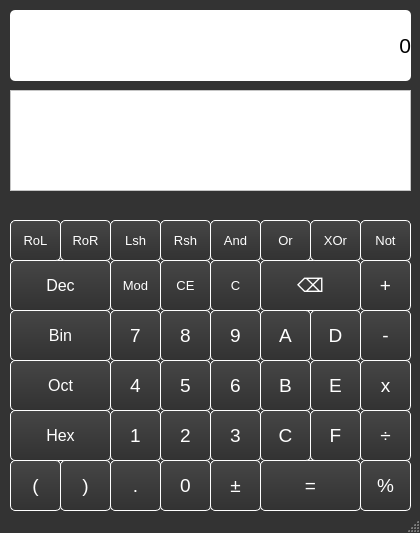
<?xml version="1.0" encoding="UTF-8"?>
<ui version="4.0">
 <class>MainWindow</class>
 <widget class="QMainWindow" name="MainWindow">
  <property name="geometry">
   <rect>
    <x>0</x>
    <y>0</y>
    <width>420</width>
    <height>533</height>
   </rect>
  </property>
  <property name="minimumSize">
   <size>
    <width>420</width>
    <height>515</height>
   </size>
  </property>
  <property name="maximumSize">
   <size>
    <width>16777215</width>
    <height>16777215</height>
   </size>
  </property>
  <property name="windowTitle">
   <string>MainWindow</string>
  </property>
  <property name="autoFillBackground">
   <bool>false</bool>
  </property>
  <property name="styleSheet">
   <string notr="true">QMainWindow#MainWindow{
background-color:#333333;
}

</string>
  </property>
  <widget class="QWidget" name="centralWidget">
   <widget class="QTextBrowser" name="textBrowser">
    <property name="geometry">
     <rect>
      <x>10</x>
      <y>90</y>
      <width>401</width>
      <height>101</height>
     </rect>
    </property>
    <property name="styleSheet">
     <string notr="true">background-color: white;
</string>
    </property>
   </widget>
   <widget class="QLabel" name="Screen">
    <property name="enabled">
     <bool>true</bool>
    </property>
    <property name="geometry">
     <rect>
      <x>10</x>
      <y>10</y>
      <width>401</width>
      <height>71</height>
     </rect>
    </property>
    <property name="font">
     <font>
      <pointsize>36</pointsize>
     </font>
    </property>
    <property name="cursor">
     <cursorShape>ArrowCursor</cursorShape>
    </property>
    <property name="styleSheet">
     <string notr="true">QLabel#Screen{
background-color:white;
border: 2px;
border-radius:5px;
color:black;
font-size:36pt;
}</string>
    </property>
    <property name="text">
     <string>&lt;html&gt;&lt;head/&gt;&lt;body&gt;&lt;p&gt;&lt;span style=&quot; font-size:16pt;&quot;&gt;0&lt;/span&gt;&lt;/p&gt;&lt;/body&gt;&lt;/html&gt;</string>
    </property>
    <property name="textFormat">
     <enum>Qt::AutoText</enum>
    </property>
    <property name="alignment">
     <set>Qt::AlignRight|Qt::AlignTrailing|Qt::AlignVCenter</set>
    </property>
   </widget>
   <widget class="QStackedWidget" name="stackedWidget">
    <property name="geometry">
     <rect>
      <x>10</x>
      <y>200</y>
      <width>401</width>
      <height>311</height>
     </rect>
    </property>
    <property name="styleSheet">
     <string notr="true">background-color:#333333;</string>
    </property>
    <property name="currentIndex">
     <number>0</number>
    </property>
    <widget class="QWidget" name="page">
     <widget class="QPushButton" name="Bt_E">
      <property name="geometry">
       <rect>
        <x>300</x>
        <y>160</y>
        <width>51</width>
        <height>51</height>
       </rect>
      </property>
      <property name="styleSheet">
       <string notr="true">QPushButton:hover{
background-color:#838383;
}

QPushButton:pressed{
background-color:#383838;
}

QPushButton{
background-color: qlineargradient(spread:pad, x1:0, y1:0, x2:0, y2:1,   stop:0 #464646, stop:1 #323232);
border:1px solid white;
border-radius: 5px;
color:white;
font-size:14pt;
}</string>
      </property>
      <property name="text">
       <string>E</string>
      </property>
     </widget>
     <widget class="QPushButton" name="Bt_B">
      <property name="geometry">
       <rect>
        <x>250</x>
        <y>160</y>
        <width>51</width>
        <height>51</height>
       </rect>
      </property>
      <property name="styleSheet">
       <string notr="true">QPushButton:hover{
background-color:#838383;
}

QPushButton:pressed{
background-color:#383838;
}

QPushButton{
background-color: qlineargradient(spread:pad, x1:0, y1:0, x2:0, y2:1,   stop:0 #464646, stop:1 #323232);
border:1px solid white;
border-radius: 5px;
color:white;
font-size:14pt;
}</string>
      </property>
      <property name="text">
       <string>B</string>
      </property>
     </widget>
     <widget class="QPushButton" name="Bt_6">
      <property name="geometry">
       <rect>
        <x>200</x>
        <y>160</y>
        <width>51</width>
        <height>51</height>
       </rect>
      </property>
      <property name="mouseTracking">
       <bool>false</bool>
      </property>
      <property name="styleSheet">
       <string notr="true">QPushButton:hover{
background-color:#838383;
}

QPushButton:pressed{
background-color:#383838;
}

QPushButton{
background-color: qlineargradient(spread:pad, x1:0, y1:0, x2:0, y2:1,   stop:0 #464646, stop:1 #323232);
border:1px solid white;
border-radius: 5px;
color:white;
font-size:14pt;
}</string>
      </property>
      <property name="text">
       <string>6</string>
      </property>
     </widget>
     <widget class="QPushButton" name="Bt_hex">
      <property name="geometry">
       <rect>
        <x>0</x>
        <y>210</y>
        <width>101</width>
        <height>51</height>
       </rect>
      </property>
      <property name="mouseTracking">
       <bool>false</bool>
      </property>
      <property name="styleSheet">
       <string notr="true">QPushButton:hover{
background-color:#838383;
}

QPushButton:pressed{
background-color:#383838;
}

QPushButton{
background-color: qlineargradient(spread:pad, x1:0, y1:0, x2:0, y2:1,   stop:0 #464646, stop:1 #323232);
border:1px solid white;
border-radius: 5px;
color:white;
font-size:12pt;
}</string>
      </property>
      <property name="text">
       <string>Hex</string>
      </property>
     </widget>
     <widget class="QPushButton" name="Bt_2">
      <property name="geometry">
       <rect>
        <x>150</x>
        <y>210</y>
        <width>51</width>
        <height>51</height>
       </rect>
      </property>
      <property name="mouseTracking">
       <bool>false</bool>
      </property>
      <property name="styleSheet">
       <string notr="true">QPushButton:hover{
background-color:#838383;
}

QPushButton:pressed{
background-color:#383838;
}

QPushButton{
background-color: qlineargradient(spread:pad, x1:0, y1:0, x2:0, y2:1,   stop:0 #464646, stop:1 #323232);
border:1px solid white;
border-radius: 5px;
color:white;
font-size:14pt;
}</string>
      </property>
      <property name="text">
       <string>2</string>
      </property>
     </widget>
     <widget class="QPushButton" name="Bt_and">
      <property name="geometry">
       <rect>
        <x>200</x>
        <y>20</y>
        <width>51</width>
        <height>41</height>
       </rect>
      </property>
      <property name="mouseTracking">
       <bool>false</bool>
      </property>
      <property name="styleSheet">
       <string notr="true">QPushButton:hover{
background-color:#838383;
}

QPushButton:pressed{
background-color:#383838;
}

QPushButton{
background-color: qlineargradient(spread:pad, x1:0, y1:0, x2:0, y2:1,   stop:0 #464646, stop:1 #323232);
border:1px solid white;
border-radius: 5px;
color:white;
font-size:10pt;
}</string>
      </property>
      <property name="text">
       <string>And</string>
      </property>
     </widget>
     <widget class="QPushButton" name="Bt_3">
      <property name="geometry">
       <rect>
        <x>200</x>
        <y>210</y>
        <width>51</width>
        <height>51</height>
       </rect>
      </property>
      <property name="mouseTracking">
       <bool>false</bool>
      </property>
      <property name="styleSheet">
       <string notr="true">QPushButton:hover{
background-color:#838383;
}

QPushButton:pressed{
background-color:#383838;
}

QPushButton{
background-color: qlineargradient(spread:pad, x1:0, y1:0, x2:0, y2:1,   stop:0 #464646, stop:1 #323232);
border:1px solid white;
border-radius: 5px;
color:white;
font-size:14pt;
}</string>
      </property>
      <property name="text">
       <string>3</string>
      </property>
     </widget>
     <widget class="QPushButton" name="Bt_dec">
      <property name="geometry">
       <rect>
        <x>0</x>
        <y>60</y>
        <width>101</width>
        <height>51</height>
       </rect>
      </property>
      <property name="mouseTracking">
       <bool>false</bool>
      </property>
      <property name="styleSheet">
       <string notr="true">QPushButton:hover{
background-color:#838383;
}

QPushButton:pressed{
background-color:#383838;
}

QPushButton{
background-color: qlineargradient(spread:pad, x1:0, y1:0, x2:0, y2:1,   stop:0 #464646, stop:1 #323232);
border:1px solid white;
border-radius: 5px;
color:white;
font-size:12pt;
}</string>
      </property>
      <property name="text">
       <string>Dec</string>
      </property>
     </widget>
     <widget class="QPushButton" name="Bt_F">
      <property name="geometry">
       <rect>
        <x>300</x>
        <y>210</y>
        <width>51</width>
        <height>51</height>
       </rect>
      </property>
      <property name="styleSheet">
       <string notr="true">QPushButton:hover{
background-color:#838383;
}

QPushButton:pressed{
background-color:#383838;
}

QPushButton{
background-color: qlineargradient(spread:pad, x1:0, y1:0, x2:0, y2:1,   stop:0 #464646, stop:1 #323232);
border:1px solid white;
border-radius: 5px;
color:white;
font-size:14pt;
}</string>
      </property>
      <property name="text">
       <string>F</string>
      </property>
     </widget>
     <widget class="QPushButton" name="Bt_plus">
      <property name="geometry">
       <rect>
        <x>350</x>
        <y>60</y>
        <width>51</width>
        <height>51</height>
       </rect>
      </property>
      <property name="mouseTracking">
       <bool>false</bool>
      </property>
      <property name="styleSheet">
       <string notr="true">QPushButton:hover{
background-color:#838383;
}

QPushButton:pressed{
background-color:#383838;
}

QPushButton{
background-color: qlineargradient(spread:pad, x1:0, y1:0, x2:0, y2:1,   stop:0 #464646, stop:1 #323232);
border:1px solid white;
border-radius: 5px;
color:white;
font-size:14pt;
}</string>
      </property>
      <property name="text">
       <string>+</string>
      </property>
     </widget>
     <widget class="QPushButton" name="Bt_7">
      <property name="geometry">
       <rect>
        <x>100</x>
        <y>110</y>
        <width>51</width>
        <height>51</height>
       </rect>
      </property>
      <property name="mouseTracking">
       <bool>false</bool>
      </property>
      <property name="styleSheet">
       <string notr="true">QPushButton:hover{
background-color:#838383;
}

QPushButton:pressed{
background-color:#383838;
}

QPushButton{
background-color: qlineargradient(spread:pad, x1:0, y1:0, x2:0, y2:1,   stop:0 #464646, stop:1 #323232);
border:1px solid white;
border-radius: 5px;
color:white;
font-size:14pt;
}</string>
      </property>
      <property name="text">
       <string>7</string>
      </property>
     </widget>
     <widget class="QPushButton" name="Bt_or">
      <property name="geometry">
       <rect>
        <x>250</x>
        <y>20</y>
        <width>51</width>
        <height>41</height>
       </rect>
      </property>
      <property name="mouseTracking">
       <bool>false</bool>
      </property>
      <property name="styleSheet">
       <string notr="true">QPushButton:hover{
background-color:#838383;
}

QPushButton:pressed{
background-color:#383838;
}

QPushButton{
background-color: qlineargradient(spread:pad, x1:0, y1:0, x2:0, y2:1,   stop:0 #464646, stop:1 #323232);
border:1px solid white;
border-radius: 5px;
color:white;
font-size:10pt;
}</string>
      </property>
      <property name="text">
       <string>Or</string>
      </property>
     </widget>
     <widget class="QPushButton" name="Bt_dot">
      <property name="geometry">
       <rect>
        <x>100</x>
        <y>260</y>
        <width>51</width>
        <height>51</height>
       </rect>
      </property>
      <property name="mouseTracking">
       <bool>false</bool>
      </property>
      <property name="styleSheet">
       <string notr="true">QPushButton:hover{
background-color:#838383;
}

QPushButton:pressed{
background-color:#383838;
}

QPushButton{
background-color: qlineargradient(spread:pad, x1:0, y1:0, x2:0, y2:1,   stop:0 #464646, stop:1 #323232);
border:1px solid white;
border-radius: 5px;
color:white;
font-size:14pt;
}</string>
      </property>
      <property name="text">
       <string>.</string>
      </property>
     </widget>
     <widget class="QPushButton" name="Bt_0">
      <property name="geometry">
       <rect>
        <x>150</x>
        <y>260</y>
        <width>51</width>
        <height>51</height>
       </rect>
      </property>
      <property name="mouseTracking">
       <bool>false</bool>
      </property>
      <property name="styleSheet">
       <string notr="true">QPushButton:hover{
background-color:#838383;
}

QPushButton:pressed{
background-color:#383838;
}

QPushButton{
background-color: qlineargradient(spread:pad, x1:0, y1:0, x2:0, y2:1,   stop:0 #464646, stop:1 #323232);
border:1px solid white;
border-radius: 5px;
color:white;
font-size:14pt;
}</string>
      </property>
      <property name="text">
       <string>0</string>
      </property>
     </widget>
     <widget class="QPushButton" name="Bt_lsh">
      <property name="geometry">
       <rect>
        <x>100</x>
        <y>20</y>
        <width>51</width>
        <height>41</height>
       </rect>
      </property>
      <property name="mouseTracking">
       <bool>false</bool>
      </property>
      <property name="styleSheet">
       <string notr="true">QPushButton:hover{
background-color:#838383;
}

QPushButton:pressed{
background-color:#383838;
}

QPushButton{
background-color: qlineargradient(spread:pad, x1:0, y1:0, x2:0, y2:1,   stop:0 #464646, stop:1 #323232);
border:1px solid white;
border-radius: 5px;
color:white;
font-size:10pt;
}</string>
      </property>
      <property name="text">
       <string>Lsh</string>
      </property>
     </widget>
     <widget class="QPushButton" name="Bt_bin">
      <property name="geometry">
       <rect>
        <x>0</x>
        <y>110</y>
        <width>101</width>
        <height>51</height>
       </rect>
      </property>
      <property name="mouseTracking">
       <bool>false</bool>
      </property>
      <property name="styleSheet">
       <string notr="true">QPushButton:hover{
background-color:#838383;
}

QPushButton:pressed{
background-color:#383838;
}

QPushButton{
background-color: qlineargradient(spread:pad, x1:0, y1:0, x2:0, y2:1,   stop:0 #464646, stop:1 #323232);
border:1px solid white;
border-radius: 5px;
color:white;
font-size:12pt;
}</string>
      </property>
      <property name="text">
       <string>Bin</string>
      </property>
     </widget>
     <widget class="QPushButton" name="Bt_RoR">
      <property name="geometry">
       <rect>
        <x>50</x>
        <y>20</y>
        <width>51</width>
        <height>41</height>
       </rect>
      </property>
      <property name="mouseTracking">
       <bool>false</bool>
      </property>
      <property name="styleSheet">
       <string notr="true">QPushButton:hover{
background-color:#838383;
}

QPushButton:pressed{
background-color:#383838;
}

QPushButton{
background-color: qlineargradient(spread:pad, x1:0, y1:0, x2:0, y2:1,   stop:0 #464646, stop:1 #323232);
border:1px solid white;
border-radius: 5px;
color:white;
font-size:10pt;
}</string>
      </property>
      <property name="text">
       <string>RoR</string>
      </property>
     </widget>
     <widget class="QPushButton" name="Bt_5">
      <property name="geometry">
       <rect>
        <x>150</x>
        <y>160</y>
        <width>51</width>
        <height>51</height>
       </rect>
      </property>
      <property name="mouseTracking">
       <bool>false</bool>
      </property>
      <property name="styleSheet">
       <string notr="true">QPushButton:hover{
background-color:#838383;
}

QPushButton:pressed{
background-color:#383838;
}

QPushButton{
background-color: qlineargradient(spread:pad, x1:0, y1:0, x2:0, y2:1,   stop:0 #464646, stop:1 #323232);
border:1px solid white;
border-radius: 5px;
color:white;
font-size:14pt;
}</string>
      </property>
      <property name="text">
       <string>5</string>
      </property>
     </widget>
     <widget class="QPushButton" name="Bt_close_brac">
      <property name="geometry">
       <rect>
        <x>50</x>
        <y>260</y>
        <width>51</width>
        <height>51</height>
       </rect>
      </property>
      <property name="styleSheet">
       <string notr="true">QPushButton:hover{
background-color:#838383;
}

QPushButton:pressed{
background-color:#383838;
}

QPushButton{
background-color: qlineargradient(spread:pad, x1:0, y1:0, x2:0, y2:1,   stop:0 #464646, stop:1 #323232);
border:1px solid white;
border-radius: 5px;
color:white;
font-size:14pt;
}</string>
      </property>
      <property name="text">
       <string>)</string>
      </property>
     </widget>
     <widget class="QPushButton" name="Bt_divide">
      <property name="geometry">
       <rect>
        <x>350</x>
        <y>210</y>
        <width>51</width>
        <height>51</height>
       </rect>
      </property>
      <property name="mouseTracking">
       <bool>false</bool>
      </property>
      <property name="styleSheet">
       <string notr="true">QPushButton:hover{
background-color:#838383;
}

QPushButton:pressed{
background-color:#383838;
}

QPushButton{
background-color: qlineargradient(spread:pad, x1:0, y1:0, x2:0, y2:1,   stop:0 #464646, stop:1 #323232);
border:1px solid white;
border-radius: 5px;
color:white;
font-size:14pt;
}</string>
      </property>
      <property name="text">
       <string>÷</string>
      </property>
     </widget>
     <widget class="QPushButton" name="Bt_9">
      <property name="geometry">
       <rect>
        <x>200</x>
        <y>110</y>
        <width>51</width>
        <height>51</height>
       </rect>
      </property>
      <property name="mouseTracking">
       <bool>false</bool>
      </property>
      <property name="styleSheet">
       <string notr="true">QPushButton:hover{
background-color:#838383;
}

QPushButton:pressed{
background-color:#383838;
}

QPushButton{
background-color: qlineargradient(spread:pad, x1:0, y1:0, x2:0, y2:1,   stop:0 #464646, stop:1 #323232);
border:1px solid white;
border-radius: 5px;
color:white;
font-size:14pt;
}</string>
      </property>
      <property name="text">
       <string>9</string>
      </property>
     </widget>
     <widget class="QPushButton" name="Bt_minus">
      <property name="geometry">
       <rect>
        <x>350</x>
        <y>110</y>
        <width>51</width>
        <height>51</height>
       </rect>
      </property>
      <property name="mouseTracking">
       <bool>false</bool>
      </property>
      <property name="styleSheet">
       <string notr="true">QPushButton:hover{
background-color:#838383;
}

QPushButton:pressed{
background-color:#383838;
}

QPushButton{
background-color: qlineargradient(spread:pad, x1:0, y1:0, x2:0, y2:1,   stop:0 #464646, stop:1 #323232);
border:1px solid white;
border-radius: 5px;
color:white;
font-size:14pt;
}</string>
      </property>
      <property name="text">
       <string>-</string>
      </property>
     </widget>
     <widget class="QPushButton" name="Bt_1">
      <property name="geometry">
       <rect>
        <x>100</x>
        <y>210</y>
        <width>51</width>
        <height>51</height>
       </rect>
      </property>
      <property name="mouseTracking">
       <bool>false</bool>
      </property>
      <property name="styleSheet">
       <string notr="true">QPushButton:hover{
background-color:#838383;
}

QPushButton:pressed{
background-color:#383838;
}

QPushButton{
background-color: qlineargradient(spread:pad, x1:0, y1:0, x2:0, y2:1,   stop:0 #464646, stop:1 #323232);
border:1px solid white;
border-radius: 5px;
color:white;
font-size:14pt;
}</string>
      </property>
      <property name="text">
       <string>1</string>
      </property>
     </widget>
     <widget class="QPushButton" name="Bt_percent">
      <property name="geometry">
       <rect>
        <x>350</x>
        <y>260</y>
        <width>51</width>
        <height>51</height>
       </rect>
      </property>
      <property name="mouseTracking">
       <bool>false</bool>
      </property>
      <property name="styleSheet">
       <string notr="true">QPushButton:hover{
background-color:#838383;
}

QPushButton:pressed{
background-color:#383838;
}

QPushButton{
background-color: qlineargradient(spread:pad, x1:0, y1:0, x2:0, y2:1,   stop:0 #464646, stop:1 #323232);
border:1px solid white;
border-radius: 5px;
color:white;
font-size:14pt;
}</string>
      </property>
      <property name="text">
       <string>%</string>
      </property>
     </widget>
     <widget class="QPushButton" name="Bt_8">
      <property name="geometry">
       <rect>
        <x>150</x>
        <y>110</y>
        <width>51</width>
        <height>51</height>
       </rect>
      </property>
      <property name="mouseTracking">
       <bool>false</bool>
      </property>
      <property name="styleSheet">
       <string notr="true">QPushButton:hover{
background-color:#838383;
}

QPushButton:pressed{
background-color:#383838;
}

QPushButton{
background-color: qlineargradient(spread:pad, x1:0, y1:0, x2:0, y2:1,   stop:0 #464646, stop:1 #323232);
border:1px solid white;
border-radius: 5px;
color:white;
font-size:14pt;
}</string>
      </property>
      <property name="text">
       <string>8</string>
      </property>
     </widget>
     <widget class="QPushButton" name="Bt_equals">
      <property name="geometry">
       <rect>
        <x>250</x>
        <y>260</y>
        <width>101</width>
        <height>51</height>
       </rect>
      </property>
      <property name="mouseTracking">
       <bool>false</bool>
      </property>
      <property name="styleSheet">
       <string notr="true">QPushButton:hover{
background-color:#838383;
}

QPushButton:pressed{
background-color:#383838;
}

QPushButton{
background-color: qlineargradient(spread:pad, x1:0, y1:0, x2:0, y2:1,   stop:0 #464646, stop:1 #323232);
border:1px solid white;
border-radius: 5px;
color:white;
font-size:14pt;
}</string>
      </property>
      <property name="text">
       <string>=</string>
      </property>
     </widget>
     <widget class="QPushButton" name="Bt_oct">
      <property name="geometry">
       <rect>
        <x>0</x>
        <y>160</y>
        <width>101</width>
        <height>51</height>
       </rect>
      </property>
      <property name="mouseTracking">
       <bool>false</bool>
      </property>
      <property name="styleSheet">
       <string notr="true">QPushButton:hover{
background-color:#838383;
}

QPushButton:pressed{
background-color:#383838;
}

QPushButton{
background-color: qlineargradient(spread:pad, x1:0, y1:0, x2:0, y2:1,   stop:0 #464646, stop:1 #323232);
border:1px solid white;
border-radius: 5px;
color:white;
font-size:12pt;
}</string>
      </property>
      <property name="text">
       <string>Oct</string>
      </property>
     </widget>
     <widget class="QPushButton" name="Bt_A">
      <property name="geometry">
       <rect>
        <x>250</x>
        <y>110</y>
        <width>51</width>
        <height>51</height>
       </rect>
      </property>
      <property name="styleSheet">
       <string notr="true">QPushButton:hover{
background-color:#838383;
}

QPushButton:pressed{
background-color:#383838;
}

QPushButton{
background-color: qlineargradient(spread:pad, x1:0, y1:0, x2:0, y2:1,   stop:0 #464646, stop:1 #323232);
border:1px solid white;
border-radius: 5px;
color:white;
font-size:14pt;
}</string>
      </property>
      <property name="text">
       <string>A</string>
      </property>
     </widget>
     <widget class="QPushButton" name="Bt_erase">
      <property name="geometry">
       <rect>
        <x>150</x>
        <y>60</y>
        <width>51</width>
        <height>51</height>
       </rect>
      </property>
      <property name="styleSheet">
       <string notr="true">QPushButton:hover{
background-color:#838383;
}

QPushButton:pressed{
background-color:#383838;
}

QPushButton{
background-color: qlineargradient(spread:pad, x1:0, y1:0, x2:0, y2:1,   stop:0 #464646, stop:1 #323232);
border:1px solid white;
border-radius: 5px;
color:white;
font-size:10pt;
}</string>
      </property>
      <property name="text">
       <string>CE</string>
      </property>
     </widget>
     <widget class="QPushButton" name="Bt_mod">
      <property name="geometry">
       <rect>
        <x>100</x>
        <y>60</y>
        <width>51</width>
        <height>51</height>
       </rect>
      </property>
      <property name="styleSheet">
       <string notr="true">QPushButton:hover{
background-color:#838383;
}

QPushButton:pressed{
background-color:#383838;
}

QPushButton{
background-color: qlineargradient(spread:pad, x1:0, y1:0, x2:0, y2:1,   stop:0 #464646, stop:1 #323232);
border:1px solid white;
border-radius: 5px;
color:white;
font-size:10pt;
}</string>
      </property>
      <property name="text">
       <string>Mod</string>
      </property>
     </widget>
     <widget class="QPushButton" name="Bt_4">
      <property name="geometry">
       <rect>
        <x>100</x>
        <y>160</y>
        <width>51</width>
        <height>51</height>
       </rect>
      </property>
      <property name="mouseTracking">
       <bool>false</bool>
      </property>
      <property name="styleSheet">
       <string notr="true">QPushButton:hover{
background-color:#838383;
}

QPushButton:pressed{
background-color:#383838;
}

QPushButton{
background-color: qlineargradient(spread:pad, x1:0, y1:0, x2:0, y2:1,   stop:0 #464646, stop:1 #323232);
border:1px solid white;
border-radius: 5px;
color:white;
font-size:14pt;
}</string>
      </property>
      <property name="text">
       <string>4</string>
      </property>
     </widget>
     <widget class="QPushButton" name="Bt_backspace">
      <property name="geometry">
       <rect>
        <x>250</x>
        <y>60</y>
        <width>101</width>
        <height>51</height>
       </rect>
      </property>
      <property name="styleSheet">
       <string notr="true">QPushButton:hover{
background-color:#838383;
}

QPushButton:pressed{
background-color:#383838;
}

QPushButton{
background-color: qlineargradient(spread:pad, x1:0, y1:0, x2:0, y2:1,   stop:0 #464646, stop:1 #323232);
border:1px solid white;
border-radius: 5px;
color:white;
font-size:14pt;
}</string>
      </property>
      <property name="text">
       <string>⌫</string>
      </property>
     </widget>
     <widget class="QPushButton" name="Bt_not">
      <property name="geometry">
       <rect>
        <x>350</x>
        <y>20</y>
        <width>51</width>
        <height>41</height>
       </rect>
      </property>
      <property name="mouseTracking">
       <bool>false</bool>
      </property>
      <property name="styleSheet">
       <string notr="true">QPushButton:hover{
background-color:#838383;
}

QPushButton:pressed{
background-color:#383838;
}

QPushButton{
background-color: qlineargradient(spread:pad, x1:0, y1:0, x2:0, y2:1,   stop:0 #464646, stop:1 #323232);
border:1px solid white;
border-radius: 5px;
color:white;
font-size:10pt;
}</string>
      </property>
      <property name="text">
       <string>Not</string>
      </property>
     </widget>
     <widget class="QPushButton" name="Bt_C">
      <property name="geometry">
       <rect>
        <x>250</x>
        <y>210</y>
        <width>51</width>
        <height>51</height>
       </rect>
      </property>
      <property name="styleSheet">
       <string notr="true">QPushButton:hover{
background-color:#838383;
}

QPushButton:pressed{
background-color:#383838;
}

QPushButton{
background-color: qlineargradient(spread:pad, x1:0, y1:0, x2:0, y2:1,   stop:0 #464646, stop:1 #323232);
border:1px solid white;
border-radius: 5px;
color:white;
font-size:14pt;
}</string>
      </property>
      <property name="text">
       <string>C</string>
      </property>
     </widget>
     <widget class="QPushButton" name="Bt_multiply">
      <property name="geometry">
       <rect>
        <x>350</x>
        <y>160</y>
        <width>51</width>
        <height>51</height>
       </rect>
      </property>
      <property name="mouseTracking">
       <bool>false</bool>
      </property>
      <property name="styleSheet">
       <string notr="true">QPushButton:hover{
background-color:#838383;
}

QPushButton:pressed{
background-color:#383838;
}

QPushButton{
background-color: qlineargradient(spread:pad, x1:0, y1:0, x2:0, y2:1,   stop:0 #464646, stop:1 #323232);
border:1px solid white;
border-radius: 5px;
color:white;
font-size:14pt;
}</string>
      </property>
      <property name="text">
       <string>x</string>
      </property>
     </widget>
     <widget class="QPushButton" name="Bt_xor">
      <property name="geometry">
       <rect>
        <x>300</x>
        <y>20</y>
        <width>51</width>
        <height>41</height>
       </rect>
      </property>
      <property name="mouseTracking">
       <bool>false</bool>
      </property>
      <property name="styleSheet">
       <string notr="true">QPushButton:hover{
background-color:#838383;
}

QPushButton:pressed{
background-color:#383838;
}

QPushButton{
background-color: qlineargradient(spread:pad, x1:0, y1:0, x2:0, y2:1,   stop:0 #464646, stop:1 #323232);
border:1px solid white;
border-radius: 5px;
color:white;
font-size:10pt;
}</string>
      </property>
      <property name="text">
       <string>XOr</string>
      </property>
     </widget>
     <widget class="QPushButton" name="Bt_open_brac">
      <property name="geometry">
       <rect>
        <x>0</x>
        <y>260</y>
        <width>51</width>
        <height>51</height>
       </rect>
      </property>
      <property name="styleSheet">
       <string notr="true">QPushButton:hover{
background-color:#838383;
}

QPushButton:pressed{
background-color:#383838;
}

QPushButton{
background-color: qlineargradient(spread:pad, x1:0, y1:0, x2:0, y2:1,   stop:0 #464646, stop:1 #323232);
border:1px solid white;
border-radius: 5px;
color:white;
font-size:14pt;
}</string>
      </property>
      <property name="text">
       <string>(</string>
      </property>
     </widget>
     <widget class="QPushButton" name="Bt_D">
      <property name="geometry">
       <rect>
        <x>300</x>
        <y>110</y>
        <width>51</width>
        <height>51</height>
       </rect>
      </property>
      <property name="styleSheet">
       <string notr="true">QPushButton:hover{
background-color:#838383;
}

QPushButton:pressed{
background-color:#383838;
}

QPushButton{
background-color: qlineargradient(spread:pad, x1:0, y1:0, x2:0, y2:1,   stop:0 #464646, stop:1 #323232);
border:1px solid white;
border-radius: 5px;
color:white;
font-size:14pt;
}</string>
      </property>
      <property name="text">
       <string>D</string>
      </property>
     </widget>
     <widget class="QPushButton" name="Bt_plus_minus">
      <property name="geometry">
       <rect>
        <x>200</x>
        <y>260</y>
        <width>51</width>
        <height>51</height>
       </rect>
      </property>
      <property name="mouseTracking">
       <bool>false</bool>
      </property>
      <property name="styleSheet">
       <string notr="true">QPushButton:hover{
background-color:#838383;
}

QPushButton:pressed{
background-color:#383838;
}

QPushButton{
background-color: qlineargradient(spread:pad, x1:0, y1:0, x2:0, y2:1,   stop:0 #464646, stop:1 #323232);
border:1px solid white;
border-radius: 5px;
color:white;
font-size:14pt;
}</string>
      </property>
      <property name="text">
       <string>±</string>
      </property>
     </widget>
     <widget class="QPushButton" name="Bt_clear">
      <property name="geometry">
       <rect>
        <x>200</x>
        <y>60</y>
        <width>51</width>
        <height>51</height>
       </rect>
      </property>
      <property name="styleSheet">
       <string notr="true">QPushButton:hover{
background-color:#838383;
}

QPushButton:pressed{
background-color:#383838;
}

QPushButton{
background-color: qlineargradient(spread:pad, x1:0, y1:0, x2:0, y2:1,   stop:0 #464646, stop:1 #323232);
border:1px solid white;
border-radius: 5px;
color:white;
font-size:10pt;
}</string>
      </property>
      <property name="text">
       <string>C</string>
      </property>
     </widget>
     <widget class="QPushButton" name="Bt_rsh">
      <property name="geometry">
       <rect>
        <x>150</x>
        <y>20</y>
        <width>51</width>
        <height>41</height>
       </rect>
      </property>
      <property name="mouseTracking">
       <bool>false</bool>
      </property>
      <property name="styleSheet">
       <string notr="true">QPushButton:hover{
background-color:#838383;
}

QPushButton:pressed{
background-color:#383838;
}

QPushButton{
background-color: qlineargradient(spread:pad, x1:0, y1:0, x2:0, y2:1,   stop:0 #464646, stop:1 #323232);
border:1px solid white;
border-radius: 5px;
color:white;
font-size:10pt;
}</string>
      </property>
      <property name="text">
       <string>Rsh</string>
      </property>
     </widget>
     <widget class="QPushButton" name="Bt_RoL">
      <property name="geometry">
       <rect>
        <x>0</x>
        <y>20</y>
        <width>51</width>
        <height>41</height>
       </rect>
      </property>
      <property name="mouseTracking">
       <bool>false</bool>
      </property>
      <property name="styleSheet">
       <string notr="true">QPushButton:hover{
background-color:#838383;
}

QPushButton:pressed{
background-color:#383838;
}

QPushButton{
background-color: qlineargradient(spread:pad, x1:0, y1:0, x2:0, y2:1,   stop:0 #464646, stop:1 #323232);
border:1px solid white;
border-radius: 5px;
color:white;
font-size:10pt;
}</string>
      </property>
      <property name="text">
       <string>RoL</string>
      </property>
     </widget>
    </widget>
    <widget class="QWidget" name="page_2"/>
   </widget>
  </widget>
  <widget class="QStatusBar" name="statusBar"/>
 </widget>
 <layoutdefault spacing="6" margin="11"/>
 <resources/>
 <connections/>
</ui>
